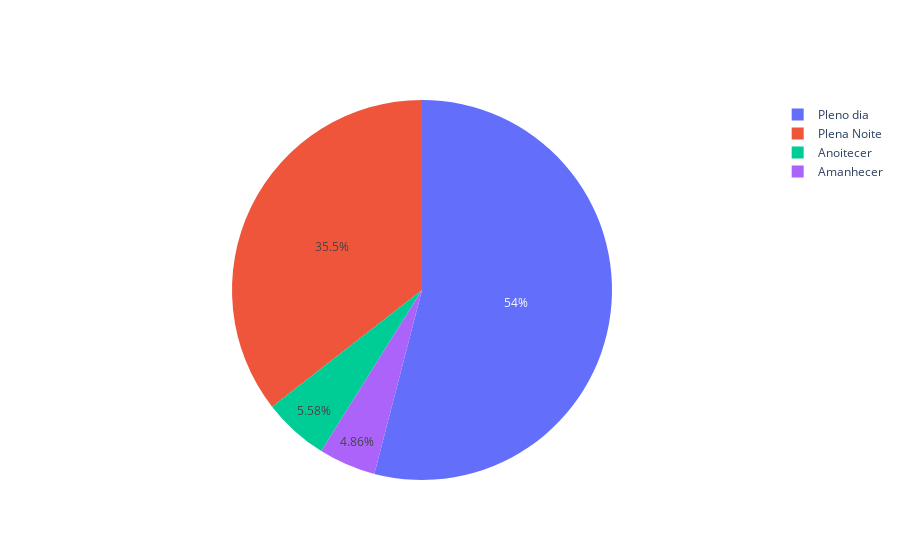

Here is the notebook cell this chart was saved with:
### Code cell
import plotly.graph_objects as go

labels = df['fase_dia'].value_counts().index
values = df['fase_dia'].value_counts()

fig = go.Figure(data=[go.Pie(labels=labels, values=values)])
fig.show()

### Figure 1 — Plotly figure (JSON) as saved in the notebook; plotly's stock layout.template omitted (floating-point values rounded to 4 significant figures)
{"data": [{"labels": ["Pleno dia", "Plena Noite", "Anoitecer", "Amanhecer"], "type": "pie", "values": [119946, 78849, 12388, 10787]}], "layout": {}}
